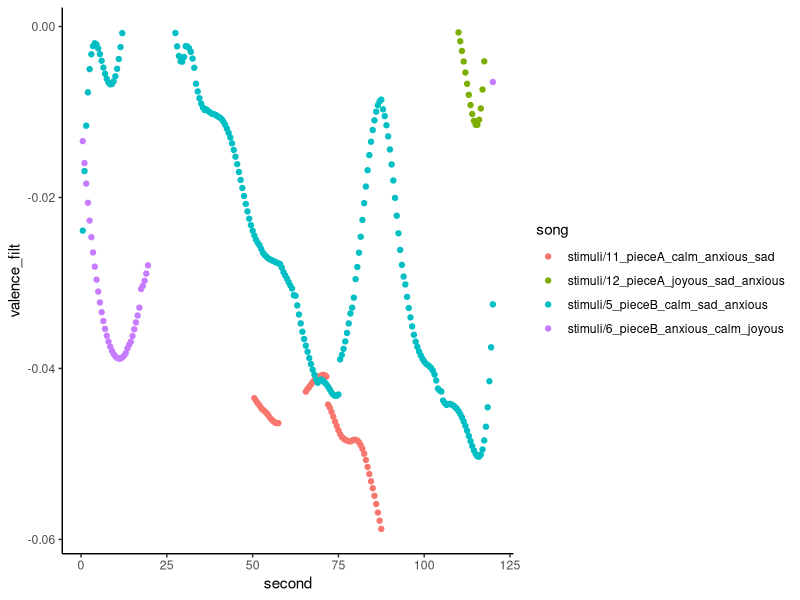
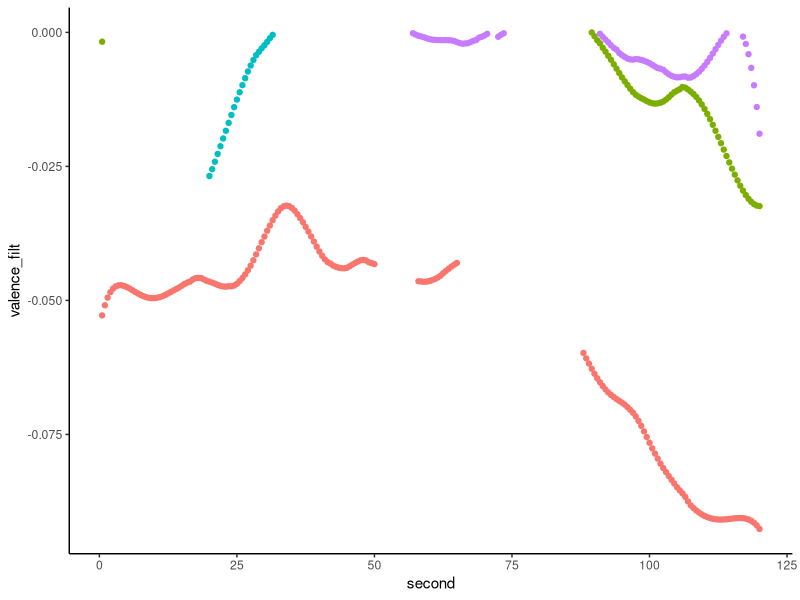
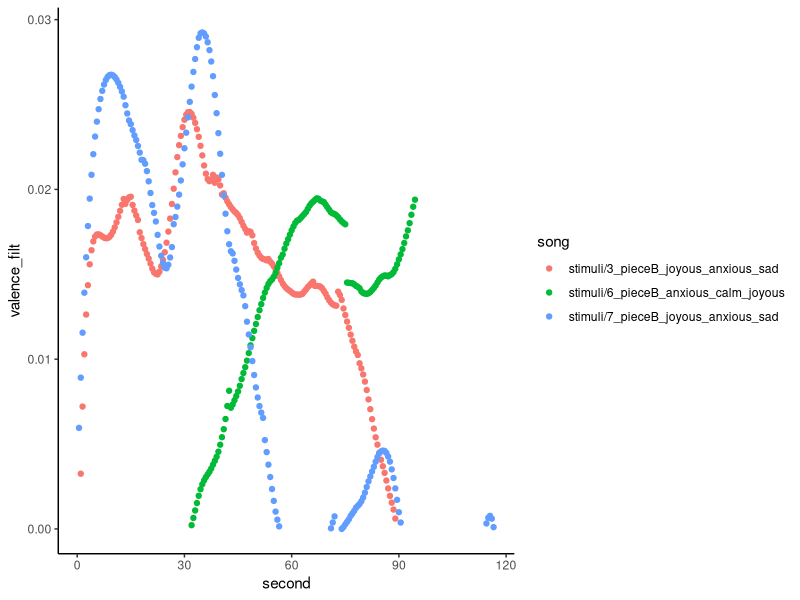
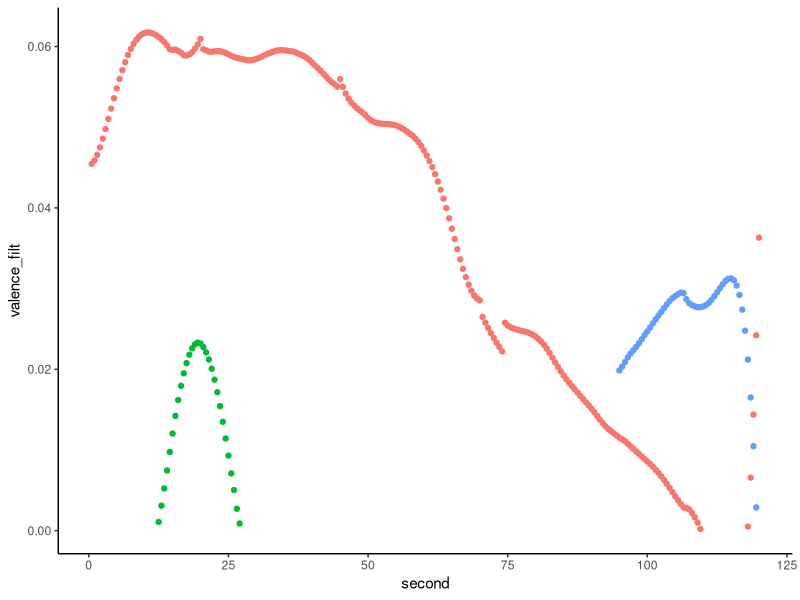

These figures' R source, in order:
## ---- chunk 1
knitr::opts_chunk$set(echo = TRUE)
## ---- chunk 2
library(tidyverse)
## ---- chunk 3
data <- read.csv("../stimuli/sachs/SourceData_1.csv")

negative_potential_stims <- data %>%
  subset(song == 'stimuli/3_pieceB_joyous_anxious_sad' | song == 'stimuli/5_pieceB_calm_sad_anxious' | song == 'stimuli/6_pieceB_anxious_calm_joyous' | song == 'stimuli/7_pieceB_joyous_anxious_sad' | song == 'stimuli/11_pieceA_calm_anxious_sad' | song == 'stimuli/12_pieceA_joyous_sad_anxious')

neg_neg_portions <- negative_potential_stims %>%
  subset(valence_filt < 0) %>%
  subset(arousal_filt < 0)

ggplot(data=neg_neg_portions,
       aes(x = second, y = valence_filt)) +
theme_classic() +
  geom_point(aes(color = song))
  #theme(legend.position = "none") #uncomment this for a clearer timing est

neg_pos_portions <- negative_potential_stims %>%
  subset(valence_filt < 0) %>%
  subset(arousal_filt > 0)

ggplot(data=neg_pos_portions,
       aes(x = second, y = valence_filt)) +
theme_classic() +
  geom_point(aes(color = song)) +
  theme(legend.position = "none") #uncomment this  for a clearer timing est

pos_pos_portions <- negative_potential_stims %>%
  subset(valence_filt > 0) %>%
  subset(arousal_filt > 0)

ggplot(data=pos_pos_portions,
       aes(x = second, y = valence_filt)) +
theme_classic() +
  geom_point(aes(color = song))

pos_neg_portions <- negative_potential_stims %>%
  subset(valence_filt > 0) %>%
  subset(arousal_filt < 0)

ggplot(data=pos_neg_portions,
       aes(x = second, y = valence_filt)) +
theme_classic() +
  geom_point(aes(color = song)) +
  theme(legend.position = "none") #uncomment this for a clearer timing est


#next steps: double check no transitional periods (maybe after cropping), figure out length to crop at (maybe start w/ 10 or 8 s?)
  # 8 s sections from negative-negative stimuli
  # try 8 stimuli from each quadrant
  # try to avoid steep slope moments
  # if there's 10 seconds, can crop differentially so that they are around 8 listen to what's good
  # if its 16, can make two stimuli
  # normalize to -20 dB (RMS)
  # do a deeper dive across authors and find what emotion words that are good
  # 5 positive and 5 negative
  # can look at music papers not related to granularity
#in the Nook psych science paper, visual stims were presented for 6s (we'd prob want more but maybe not too much more)
## ---- chunk 4
summary(cars)
